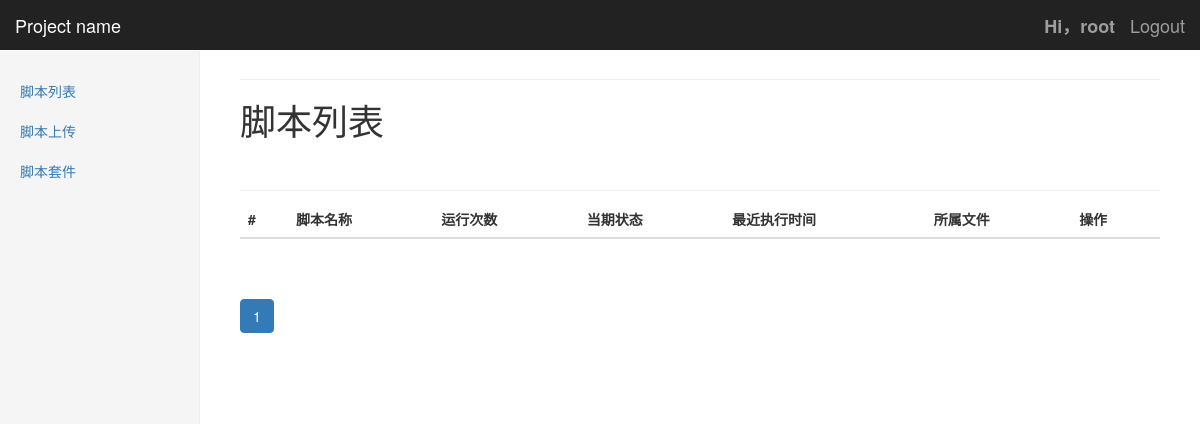
Page /TestScripts/ScriptList/ (signed in) on the earlier database version.
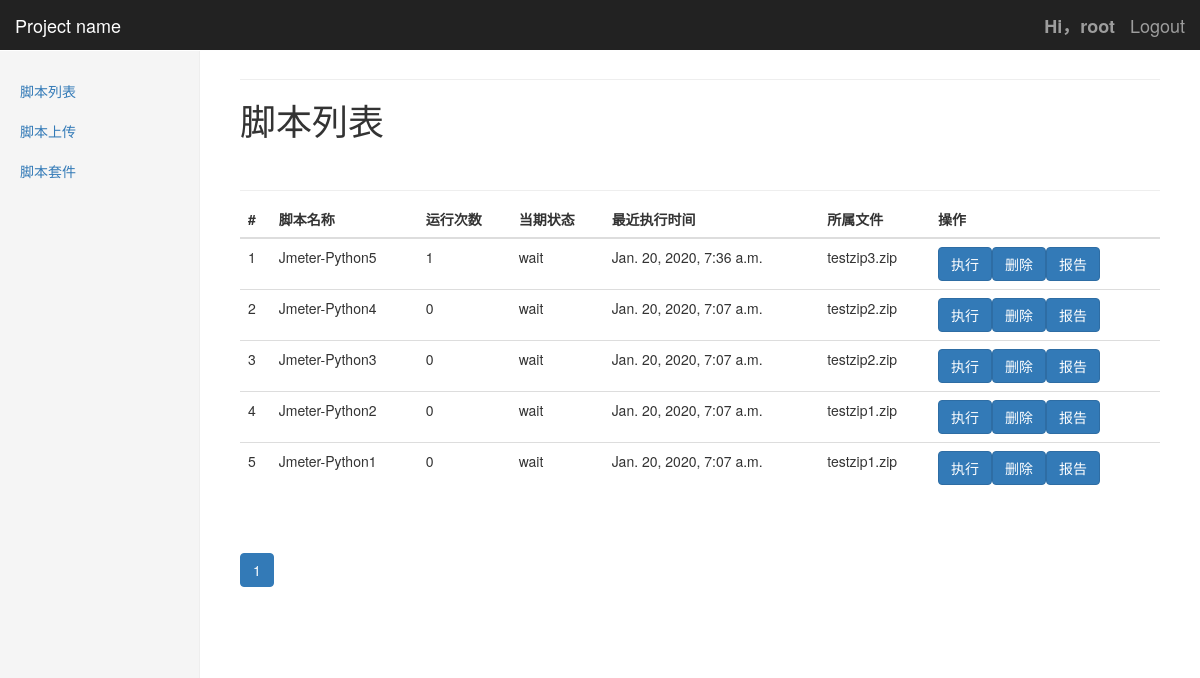
Same page on the later database version.
### TestScripts/models.py (models this page shows, shortened)
class testScript(models.Model):
    status_choices = ((0, 'wait'), (1, 'running'), (2, 'complete'))
    result_choices = ((0, 'pass'), (1, 'fail'))
    delete_choices = ((0, 'undelete'), (1, 'delete'))
    testFile = models.ForeignKey(testFile, on_delete=models.CASCADE, verbose_name='testFile')
    scriptName = models.CharField(max_length=50)
    scriptFile = models.CharField(max_length=250, blank=True)
    runTimes = models.IntegerField(default=0)
    status = models.CharField(max_length=20, default='wait')
    lastRunTime = models.DateTimeField(auto_now=True)
    createTime = models.DateTimeField(auto_now_add=True)
    isDelete = models.BooleanField(default=0, choices=delete_choices)

class testFile(models.Model):
    delete_choices = ((0, 'undelete'), (1, 'delete'))
    uploader = models.ForeignKey(settings.AUTH_USER_MODEL, on_delete=models.CASCADE, related_name='uploader')
    fileName = models.CharField(max_length=50)
    zipFile = models.FileField(upload_to='zipfiles/%Y/%m/%d')
    unzipFile = models.CharField(max_length=250, blank=True)
    uploadTime = models.DateTimeField(auto_now_add=True)
    isDelete = models.BooleanField(default=0, choices=delete_choices)
    def __str__(self):
        return self.fileName

### TestScripts/views.py (the view)
# urls.py: path('ScriptList/', views.scriptList.as_view(), name='ScriptList'),
class scriptList(ListView):
    template_name = 'TestScripts/ScriptList.html'
    context_object_name = 'testScriptList'
    paginate_by = 10
    def get_queryset(self):
        return testScript.objects.filter(testFile__uploader=self.request.user, isDelete=0).order_by('-createTime')
    def get_context_data(self, **kwargs):
        context = super().get_context_data(**kwargs)
        context['scriptRunForm'] = runScriptForms()
        context['scriptDeleteForm'] = deleteScriptForms()
        return context

### TestScripts/forms.py
class runScriptForms(forms.Form):
    scriptId = forms.IntegerField(max_value=1000, widget=forms.HiddenInput)

class deleteScriptForms(forms.Form):
    scriptId = forms.IntegerField(max_value=1000, widget=forms.HiddenInput)

### templates/TestScripts/ScriptList.html (shortened to what this page needs)
{% extends 'Base.html' %}
{% block page-header %}
<h1>脚本列表</h1>
{% endblock %}
{% block table-responsive %}
<table class="table">
    <thead>
    <tr>
        <th>#</th>
        <th>脚本名称</th>
        <th>运行次数</th>
        <th>当期状态</th>
        <th>最近执行时间</th>
        <th>所属文件</th>
        <th>操作</th>
    </tr>
    </thead>
    <tbody>
    {% for testScrip in testScriptList %}
    <tr>
        <td>{{ forloop.counter }}</td>
        <td>{{ testScrip.scriptName }}</td>
        <td>{{ testScrip.runTimes }}</td>
        <td>{{ testScrip.status }}</td>
        <td>{{ testScrip.lastRunTime }}</td>
        <td>{{ testScrip.testFile }}</td>
        <td>
            <div class="form-input">
                <form action="{% url 'TestScripts:ScriptRun' %}" method="post">
                    <input type="submit" class="btn btn-primary" value="执行">
                </form>
            </div>
            <div class="form-input">
                <form action="{% url 'TestScripts:ScriptDelete' %}" method="post">
                    <input type="submit" class="btn btn-primary" value="删除">
                </form>
            </div>
            <div class="form-input">
                <a class="btn btn-primary" href="{% url 'TestScripts:ReportList' testScrip.id %}">报告</a>
            </div>
        </td>
        {% endfor %}
    </tr>
    </tbody>
</table>
<div class="pagination">
    <nav>
        <ul class="pagination">
            {% for page_num in page_obj.paginator.page_range %}
            {% if page_num == page_obj.number %}
            <li class="active"><a href="?page={{ page_num }}">{{page_num}}</a></li>
            {% else %}
            <li class=""><a href="?page={{ page_num }}">{{page_num}}</a></li>
            {% endif %}
            {% endfor %}
        </ul>
    </nav>
</div>
{% endblock %}

### templates/Base.html (shortened to what this page needs)
<!DOCTYPE html>
<html lang="en">
<head>
    <link href="/static/bootstrap/css/bootstrap.min.css" rel="stylesheet">
    <link href="/static/bootstrap/css/dashboard.css" rel="stylesheet">
    <link href="/static/bootstrap/css/mycss.css" rel="stylesheet">
</head>
<body>
<nav class="navbar navbar-inverse navbar-fixed-top">
    <div class="container-fluid">
        <div class="navbar-header">
            <a class="navbar-brand" href="#">Project name</a>
        </div>
        <div id="navbar" class="navbar-collapse collapse">
            <ul class="nav navbar-nav navbar-right">
                {% if request.user.is_authenticated %}
                <li><a class="navbar-brand"
                       href="{% url 'TestScripts:ScriptList' %}"><b>Hi，{{request.user.username}}</b></a></li>
                <li><a class="navbar-brand" href="{% url 'Users:SignOut' %}">Logout</a></li>
                {% else %}
                <li><a class="navbar-brand" href="{% url 'Users:SignIn' %}">Sign In</a></li>
                <li><a class="navbar-brand" href="{% url 'Users:SignUp' %}">Sign Up</a></li>
                {% endif %}
            </ul>
        </div>
    </div>
</nav>
<div class="container-fluid">
    <div class="row">
        {% if request.user.is_authenticated %}
        <div class="col-sm-3 col-md-2 sidebar">
            <ul class="nav nav-sidebar">
                <li><a href="{% url 'TestScripts:ScriptList' %}">脚本列表</a></li>
                <li><a href="{% url 'TestScripts:ScriptUpload' %}">脚本上传</a></li>
                <li><a href="{% url 'TestScripts:SuiteList' %}">脚本套件</a></li>
            </ul>
        </div>
        {% endif %}
        <div class="col-sm-9 col-sm-offset-3 col-md-10 col-md-offset-2 main">
            <h1 class="page-header">{% block page-header %}{% endblock %}</h1>
            <h2 class="sub-header">{% block sub-header %}{% endblock %}</h2>
            <div class="table-responsive">
                {% block table-responsive %}
                {% endblock %}
            </div>
        </div>
    </div>
</div>
</body>
</html>

Differences in the rows shown:
added testScript: scriptName "Jmeter-Python5", runTimes "1", status "wait", lastRunTime "Jan. 20, 2020, 7:36 a.m.", testFile "testzip3.zip"
added testScript: scriptName "Jmeter-Python4", runTimes "0", status "wait", lastRunTime "Jan. 20, 2020, 7:07 a.m.", testFile "testzip2.zip"
added testScript: scriptName "Jmeter-Python3", runTimes "0", status "wait", lastRunTime "Jan. 20, 2020, 7:07 a.m.", testFile "testzip2.zip"
added testScript: scriptName "Jmeter-Python2", runTimes "0", status "wait", lastRunTime "Jan. 20, 2020, 7:07 a.m.", testFile "testzip1.zip"
added testScript: scriptName "Jmeter-Python1", runTimes "0", status "wait", lastRunTime "Jan. 20, 2020, 7:07 a.m.", testFile "testzip1.zip"
